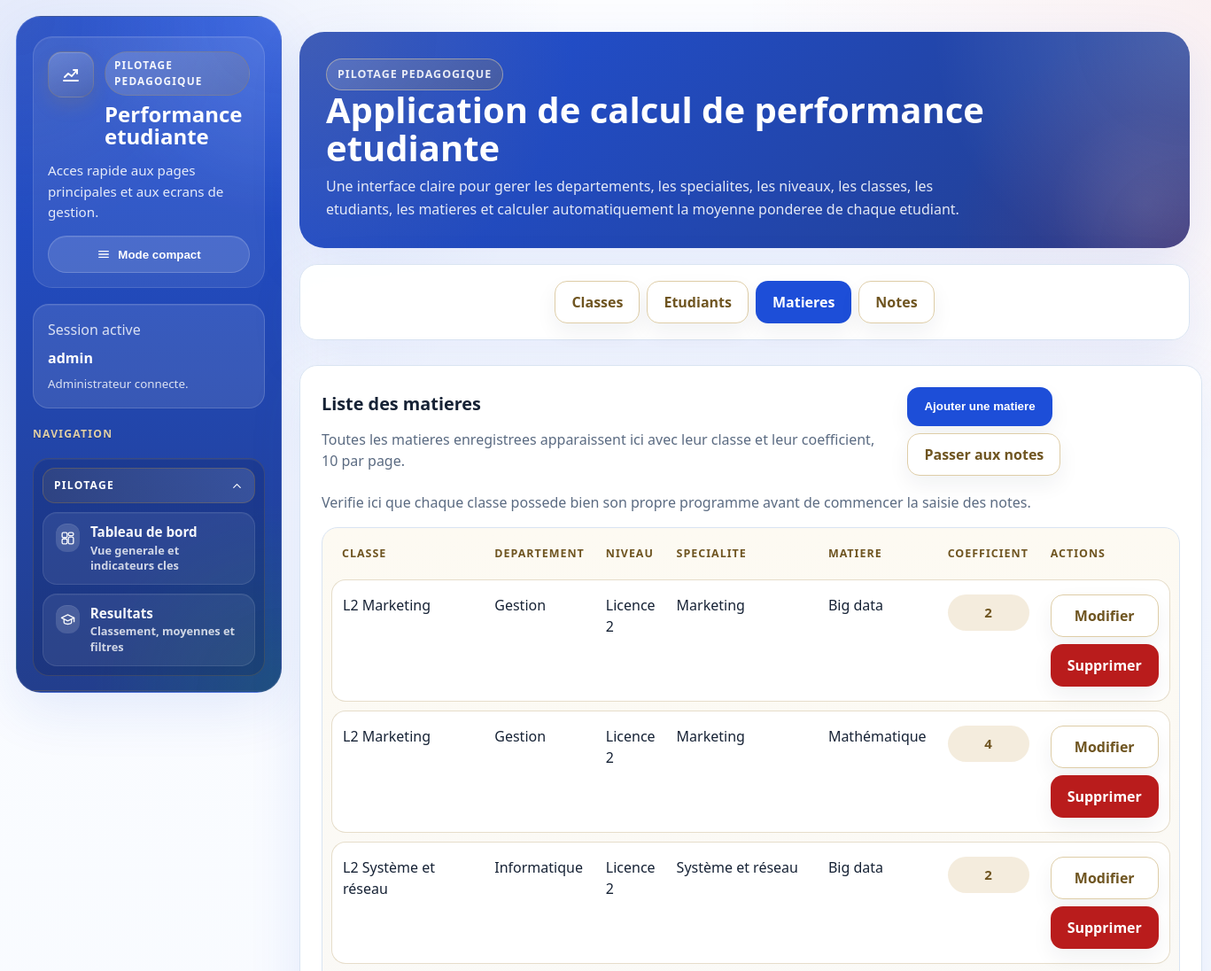
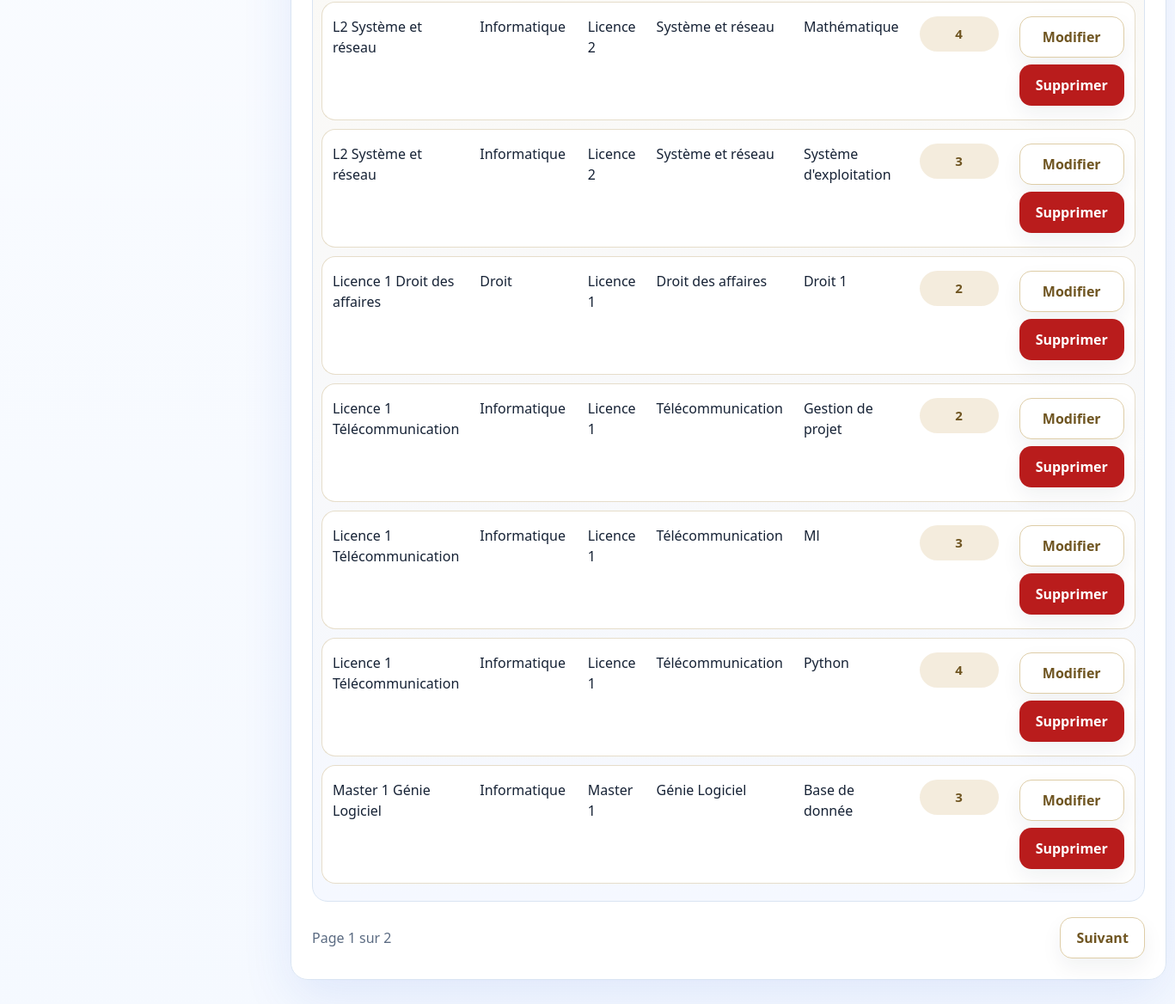
/matieres/ (signed in), run on the app's committed database (2 pictures, top to bottom).
### gestion_notes/models.py (models this page shows, shortened)
class Matiere(models.Model):
    classe = models.ForeignKey(
        Classe,
        on_delete=models.CASCADE,
        related_name="matieres",
    )
    nom = models.CharField(max_length=100)
    coefficient = models.PositiveIntegerField(
        validators=[MinValueValidator(1)],
    )
    class Meta:
        ordering = ["classe__nom", "nom"]
        constraints = [
            models.UniqueConstraint(
                fields=["classe", "nom"],
                name="unique_matiere_par_classe",
            )
        ]

class Classe(models.Model):
    nom = models.CharField(max_length=150, unique=True)
    niveau = models.ForeignKey(
        Niveau,
        on_delete=models.PROTECT,
        related_name="classes",
    )
    specialite = models.ForeignKey(
        Specialite,
        on_delete=models.PROTECT,
        related_name="classes",
    )
    class Meta:
        ordering = ["niveau__nom", "specialite__nom", "nom"]
        constraints = [
            models.UniqueConstraint(
                fields=["niveau", "specialite"],
                name="unique_classe_par_niveau_et_specialite",
            )
        ]
    @property
    def departement(self):
        return self.specialite.departement

class Specialite(models.Model):
    departement = models.ForeignKey(
        Departement,
        on_delete=models.PROTECT,
        related_name="specialites",
    )
    nom = models.CharField(max_length=100, unique=True)
    class Meta:
        ordering = ["departement__nom", "nom"]

class Departement(models.Model):
    nom = models.CharField(max_length=100, unique=True)
    class Meta:
        ordering = ["nom"]

class Niveau(models.Model):
    nom = models.CharField(max_length=50, unique=True)
    class Meta:
        ordering = ["nom"]

### gestion_notes/views.py (the view)
# urls.py: path("matieres/", views.liste_matieres, name="liste_matieres"),
@administrateur_required
def liste_matieres(request):
    form = MatiereForm(request.POST or None)
    if request.method == "POST" and form.is_valid():
        form.save()
        messages.success(request, "La matiere a ete ajoutee avec succes.")
        return redirect("gestion_notes:liste_matieres")
    matieres_qs = Matiere.objects.select_related(
        "classe__niveau",
        "classe__specialite__departement",
    )
    paginator = Paginator(matieres_qs, 10)
    matieres = paginator.get_page(request.GET.get("page"))
    context = {
        "form": form,
        "matieres": matieres,
        "peut_creer_matiere": Classe.objects.exists(),
    }
    return render(request, "gestion_notes/matieres.html", context)

### gestion_notes/forms.py (called while the page is built)
def classe_label(classe):
    return (
        f"{classe.nom} - {classe.departement.nom}"
        if classe.pk
        else str(classe)
    )

### gestion_notes/views.py (called while the page is built)
def administrateur_required(view_func):
    @wraps(view_func)
    def _wrapped_view(request, *args, **kwargs):
        if not request.user.is_authenticated:
            return redirect_to_login(request.get_full_path(), reverse_lazy("gestion_notes:login"))
        if not request.user.is_staff:
            return render(request, "registration/access_denied.html", status=403)
        return view_func(request, *args, **kwargs)
    return _wrapped_view

### gestion_notes/templates/gestion_notes/matieres.html (shortened to what this page needs)
{% extends "gestion_notes/base.html" %}
{% block content %}
    <section class="grid" style="margin-top: 18px;">
        <article class="card" style="padding: 18px 22px;">
            <div class="actions" style="justify-content: center;">
                <a class="btn btn-secondary" href="{% url 'gestion_notes:liste_classes' %}">Classes</a>
                <a class="btn btn-secondary" href="{% url 'gestion_notes:liste_etudiants' %}">Etudiants</a>
                <a class="btn" href="{% url 'gestion_notes:liste_matieres' %}">Matieres</a>
                <a class="btn btn-secondary" href="{% url 'gestion_notes:liste_notes' %}">Notes</a>
            </div>
        </article>
    </section>
    <section class="grid">
        <article class="card" id="liste-matieres">
            <div class="section-head">
                <div>
                    <h2>Liste des matieres</h2>
                    <p class="muted">Toutes les matieres enregistrees apparaissent ici avec leur classe et leur coefficient, 10 par page.</p>
                </div>
                <div class="actions">
                    <button
                        type="button"
                        class="btn"
                        id="toggle-matiere-form"
                        aria-expanded="{% if form.errors or form.non_field_errors %}true{% else %}false{% endif %}"
                        aria-controls="ajout-matiere"
                    >
                    </button>
                    <a class="btn btn-secondary" href="{% url 'gestion_notes:liste_notes' %}">Passer aux notes</a>
                </div>
            </div>
            <p class="table-summary">Verifie ici que chaque classe possede bien son propre programme avant de commencer la saisie des notes.</p>
            {% if matieres %}
                <div class="table-wrap premium">
                    <table class="table-premium">
                        <thead>
                            <tr>
                                <th>Classe</th>
                                <th>Departement</th>
                                <th>Niveau</th>
                                <th>Specialite</th>
                                <th>Matiere</th>
                                <th>Coefficient</th>
                                <th>Actions</th>
                            </tr>
                        </thead>
                        <tbody>
                            {% for matiere in matieres %}
                                <tr>
                                    <td>{{ matiere.classe.nom }}</td>
                                    <td>{{ matiere.classe.departement.nom }}</td>
                                    <td>{{ matiere.classe.niveau.nom }}</td>
                                    <td>{{ matiere.classe.specialite.nom }}</td>
                                    <td>{{ matiere.nom }}</td>
                                    <td><span class="score-chip score-chip-info">{{ matiere.coefficient }}</span></td>
                                    <td class="action-cell">
                                        <div class="actions action-stack">
                                            <a class="btn btn-secondary" href="{% url 'gestion_notes:modifier_matiere' matiere.pk %}">Modifier</a>
                                            <a class="btn btn-danger" href="{% url 'gestion_notes:supprimer_matiere' matiere.pk %}">Supprimer</a>
                                        </div>
                                    </td>
                                </tr>
                            {% endfor %}
                        </tbody>
                    </table>
                </div>
                {% if matieres.paginator.num_pages > 1 %}
                    <div class="actions" style="justify-content: space-between; margin-top: 18px;">
                        <span class="muted">Page {{ matieres.number }} sur {{ matieres.paginator.num_pages }}</span>
                        <div class="actions">
                            {% if matieres.has_next %}
                                <a class="btn btn-secondary" href="?page={{ matieres.next_page_number }}#liste-matieres">Suivant</a>
                            {% endif %}
                        </div>
                    </div>
                {% endif %}
            {% else %}
                <div class="empty">Aucune matiere n'est encore enregistree.</div>
            {% endif %}
        </article>
    </section>
{% endblock %}

### gestion_notes/templates/gestion_notes/base.html (shortened to what this page needs)
<!DOCTYPE html>
<html lang="fr">
<head>
</head>
<body>
    <div class="app-layout {% if request.resolver_match.url_name == 'login' %}auth-layout{% endif %}">
        {% if request.resolver_match.url_name != 'login' %}
        <aside class="sidebar">
            <div class="sidebar-brand">
                <div class="sidebar-brand-header">
                    <span class="sidebar-brand-mark">
                        <svg class="icon-svg" aria-hidden="true"><use href="#icon-chart-line"></use></svg>
                    </span>
                    <div class="sidebar-brand-copy">
                        <span class="sidebar-kicker">Pilotage pedagogique</span>
                        <h1>Performance etudiante</h1>
                    </div>
                </div>
                <p>Acces rapide aux pages principales et aux ecrans de gestion.</p>
                <button type="button" class="sidebar-toggle" id="sidebar-toggle" aria-pressed="false">
                    <svg class="icon-svg" aria-hidden="true"><use href="#icon-menu"></use></svg>
                    <span class="sidebar-toggle-label">Mode compact</span>
                </button>
            </div>
            <div class="sidebar-session">
                {% if user.is_authenticated %}
                    <p>Session active</p>
                    <strong>{{ user.username }}</strong>
                    <small>
                        {% if user.is_staff %}
                            Administrateur connecte.
                        {% else %}
                            Compte connecte sans droits d'administration.
                        {% endif %}
                    </small>
                {% else %}
                    <p>Acces securise</p>
                    <strong>Connexion administrateur</strong>
                    <small>Utilise un compte staff pour acceder aux pages de gestion.</small>
                {% endif %}
            </div>
            {% if user.is_authenticated and user.is_staff %}
                <p class="sidebar-nav-label">Navigation</p>
                <nav class="sidebar-nav">
                    <details class="sidebar-accordion" open>
                        <summary class="sidebar-accordion-summary">
                            <span>Pilotage</span>
                            <span class="sidebar-accordion-arrow">
                                <svg class="icon-svg" aria-hidden="true"><use href="#icon-chevron-down"></use></svg>
                            </span>
                        </summary>
                        <div class="sidebar-group-links">
                            <a class="sidebar-link {% if request.resolver_match.url_name == 'tableau_de_bord' %}active{% endif %}" href="{% url 'gestion_notes:tableau_de_bord' %}" title="Tableau de bord">
                                <span class="sidebar-link-icon">
                                    <svg class="icon-svg" aria-hidden="true"><use href="#icon-dashboard"></use></svg>
                                </span>
                                <span class="sidebar-link-copy">
                                    <strong>Tableau de bord</strong>
                                    <small>Vue generale et indicateurs cles</small>
                                </span>
                            </a>
                            <a class="sidebar-link {% if request.resolver_match.url_name == 'page_resultats' %}active{% endif %}" href="{% url 'gestion_notes:page_resultats' %}" title="Resultats">
                                <span class="sidebar-link-icon">
                                    <svg class="icon-svg" aria-hidden="true"><use href="#icon-graduation"></use></svg>
                                </span>
                                <span class="sidebar-link-copy">
                                    <strong>Resultats</strong>
                                    <small>Classement, moyennes et filtres</small>
                                </span>
                            </a>
                        </div>
                    </details>
                    <div class="sidebar-divider"></div>
                </nav>
            {% endif %}
        </aside>
        {% endif %}
        <main class="main-area">
            <div class="page-shell">
                {% block hero %}
                    <section class="hero">
                        <div class="hero-top">
                            <div class="hero-copy">
                                <p class="hero-kicker">Pilotage pedagogique</p>
                                <h1>Application de calcul de performance etudiante</h1>
                                <p>
                                    Une interface claire pour gerer les departements, les specialites,
                                    les niveaux, les classes, les etudiants, les matieres et calculer
                                    automatiquement la moyenne ponderee de chaque etudiant.
                                </p>
                            </div>
                        </div>
                    </section>
                {% endblock %}
                {% block content %}{% endblock %}
            </div>
        </main>
    </div>
</body>
</html>

### data on the page
Matiere: classe.nom "L2 Marketing", classe.departement.nom "Gestion", classe.niveau.nom "Licence 2", classe.specialite.nom "Marketing", nom "Big data", coefficient "2"
Matiere: classe.nom "L2 Marketing", classe.departement.nom "Gestion", classe.niveau.nom "Licence 2", classe.specialite.nom "Marketing", nom "Mathématique", coefficient "4"
Matiere: classe.nom "L2 Système et réseau", classe.departement.nom "Informatique", classe.niveau.nom "Licence 2", classe.specialite.nom "Système et réseau", nom "Big data", coefficient "2"
Matiere: classe.nom "L2 Système et réseau", classe.departement.nom "Informatique", classe.niveau.nom "Licence 2", classe.specialite.nom "Système et réseau", nom "Mathématique", coefficient "4"
Matiere: classe.nom "L2 Système et réseau", classe.departement.nom "Informatique", classe.niveau.nom "Licence 2", classe.specialite.nom "Système et réseau", nom "Système d'exploitation", coefficient "3"
Matiere: classe.nom "Licence 1 Droit des affaires", classe.departement.nom "Droit", classe.niveau.nom "Licence 1", classe.specialite.nom "Droit des affaires", nom "Droit 1", coefficient "2"
Matiere: classe.nom "Licence 1 Télécommunication", classe.departement.nom "Informatique", classe.niveau.nom "Licence 1", classe.specialite.nom "Télécommunication", nom "Gestion de projet", coefficient "2"
Matiere: classe.nom "Licence 1 Télécommunication", classe.departement.nom "Informatique", classe.niveau.nom "Licence 1", classe.specialite.nom "Télécommunication", nom "Ml", coefficient "3"
Matiere: classe.nom "Licence 1 Télécommunication", classe.departement.nom "Informatique", classe.niveau.nom "Licence 1", classe.specialite.nom "Télécommunication", nom "Python", coefficient "4"
Matiere: classe.nom "Master 1 Génie Logiciel", classe.departement.nom "Informatique", classe.niveau.nom "Master 1", classe.specialite.nom "Génie Logiciel", nom "Base de donnée", coefficient "3"

### other printed values
{{ user.username }} "admin"
{{ matieres.number }} "1"
{{ matieres.paginator.num_pages }} "2"
